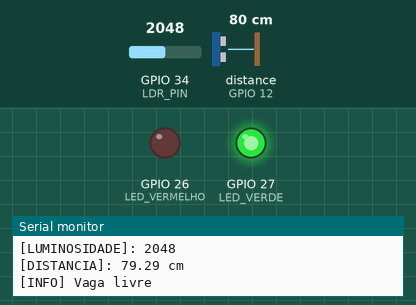
Recording of a sketch running on a simulated ESP32. Shown: output pins drawn as LEDs (lit = HIGH), the last lines printed to the serial monitor. Wiring (inferred from the names in the program): ultrasonic range finder: trigger GPIO 13; echo GPIO 12. Dashed ring = blinking. The test bench sets the inputs (shaded band); at power-on: distance to the obstacle (sensor on GPIO 12) 80 cm, GPIO 34 (LDR_PIN) = 2048. The echo pulse lasts 58.3 µs per cm; pins used as bus, display or sensor lines are not drawn.

Above: at 0.76 s.
1.6 s: distance to the obstacle (sensor on GPIO 12) set to 9 cm
4.0 s: GPIO 34 (LDR_PIN) set to 551
7.0 s: GPIO 34 (LDR_PIN) set to 457
10.0 s: distance to the obstacle (sensor on GPIO 12) set to 7 cm
At 10.4 s:
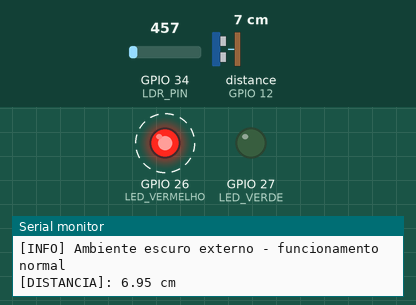
13.0 s: distance to the obstacle (sensor on GPIO 12) set to 4 cm
At 14.8 s:
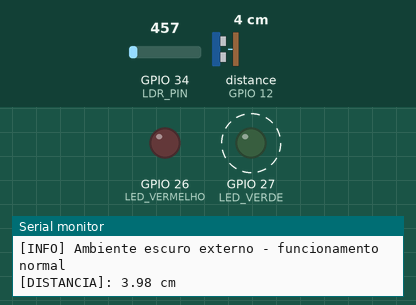
Timing chart, 0 to 17.0 s (numbered marks = the images above; inputs shaded):
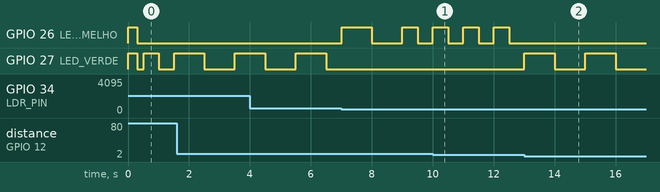

Measured:
- the behaviour switches between 6 and 5 cm on distance to the obstacle (sensor on GPIO 12) (found by bisection; images 1 and 2)
- after the input at 10.0 s, GPIO 26 (LED_VERMELHO): alternates HIGH for 0.50 s and LOW for 0.50 s, starting after 1.0 s
- after the input at 13.0 s, GPIO 26 (LED_VERMELHO): stops changing and stays LOW; GPIO 27 (LED_VERDE): alternates HIGH for 1.0 s and LOW for 1.0 s, starting at once

The sketch:

codigo.ino
```cpp
#include "esp_system.h"

#define TRIG_PIN 13
#define ECHO_PIN 12
#define LED_VERMELHO 26
#define LED_VERDE 27
#define LDR_PIN 34

// true = garagem aberta
// false = garagem fechada
#define GARAGEM_ABERTA true

#define ESTADO_ERRO -1
#define ESTADO_LIVRE 0
#define ESTADO_OCUPADA 1

#define DIST_MIN_CARRO 5
#define DIST_MAX_CARRO 20
#define TEMPO_CONFIRMACAO 5000
#define TIMEOUT_SENSOR 5000
#define INTERVALO_LEITURA 500

#define LIMITE_LUZ 500

unsigned long ultimaRespostaSensor = 0;
unsigned long ultimaLeitura = 0;
unsigned long tempoInicioDeteccao = 0;
unsigned long ultimoPiscar = 0;

bool objetoDetectado = false;
int ultimoEstadoLogado = -999;

void logInfo(const char* msg){
    Serial.print("[INFO] ");
    Serial.println(msg);
}

void logErro(const char* codigo,const char* msg,const char* acao){
    Serial.print("[");
    Serial.print(codigo);
    Serial.print("] ");
    Serial.println(msg);

    Serial.print("[AÇÃO] ");
    Serial.println(acao);
}

void testarLEDs(){
    digitalWrite(LED_VERMELHO,HIGH);
    digitalWrite(LED_VERDE,HIGH);

    delay(300);

    digitalWrite(LED_VERMELHO,LOW);
    digitalWrite(LED_VERDE,LOW);

    logInfo("Teste de LEDs concluído");
}

float medirDistancia(){

    digitalWrite(TRIG_PIN,LOW);
    delayMicroseconds(2);

    digitalWrite(TRIG_PIN,HIGH);
    delayMicroseconds(10);

    digitalWrite(TRIG_PIN,LOW);

    long duracao = pulseIn(ECHO_PIN,HIGH,30000);

    if(duracao == 0){
        return -1;
    }

    return duracao * 0.034 / 2;
}

// FUNÇÃO ATUALIZADA
void verificarLuminosidade(){

    int valorLDR = analogRead(LDR_PIN);

    Serial.print("[LUMINOSIDADE]: ");
    Serial.println(valorLDR);

    if(valorLDR < LIMITE_LUZ){

        if(GARAGEM_ABERTA){
            logInfo("Ambiente escuro externo - funcionamento normal");
        }
        else{
            logErro(
                "ERRO_06",
                "Baixa luminosidade detectada",
                "Verificar iluminacao da garagem"
            );
        }
    }
}

void verificarTimeout(){
    if(millis() - ultimaRespostaSensor > TIMEOUT_SENSOR){
        logErro(
            "ERRO_03",
            "Sensor sem resposta",
            "Verificar alimentação/cabos"
        );
    }
}

void controlarLED(int estado){

    if(millis() - ultimoPiscar >= 500){
        ultimoPiscar = millis();

        if(estado == ESTADO_OCUPADA){
            digitalWrite(LED_VERDE,LOW);
            digitalWrite(LED_VERMELHO,!digitalRead(LED_VERMELHO));
        }

        else if(estado == ESTADO_LIVRE){
            digitalWrite(LED_VERMELHO,LOW);
            digitalWrite(LED_VERDE,!digitalRead(LED_VERDE));
        }

        else{
            digitalWrite(LED_VERMELHO,!digitalRead(LED_VERMELHO));
            digitalWrite(LED_VERDE,!digitalRead(LED_VERDE));
        }
    }
}

int verificarSensor(){

    float leitura1 = medirDistancia();
    float leitura2 = medirDistancia();
    float leitura3 = medirDistancia();

    if(leitura1 == -1 || leitura2 == -1 || leitura3 == -1){
        logErro(
            "ERRO_01",
            "Sensor desconectado",
            "Verifique os fios"
        );
        return ESTADO_ERRO;
    }

    if(abs(leitura1-leitura2) > 5 || abs(leitura2-leitura3) > 5){
        logErro(
            "ERRO_02",
            "Leitura instável",
            "Verifique interferências"
        );
        return ESTADO_ERRO;
    }

    ultimaRespostaSensor = millis();

    float media = (leitura1 + leitura2 + leitura3)/3;

    Serial.print("[DISTANCIA]: ");
    Serial.print(media);
    Serial.println(" cm");

    if(media >= DIST_MIN_CARRO && media <= DIST_MAX_CARRO){

        if(!objetoDetectado){
            objetoDetectado = true;
            tempoInicioDeteccao = millis();

            logInfo("Objeto detectado -> validando...");
        }

        if(millis() - tempoInicioDeteccao >= TEMPO_CONFIRMACAO){
            return ESTADO_OCUPADA;
        }
    }
    else{
        objetoDetectado = false;
    }

    return ESTADO_LIVRE;
}

void logarMudancaEstado(int estado){

    if(estado != ultimoEstadoLogado){

        ultimoEstadoLogado = estado;

        switch(estado){

            case ESTADO_OCUPADA:
                logInfo("Carro confirmado -> vaga ocupada");
                break;

            case ESTADO_LIVRE:
                logInfo("Vaga livre");
                break;

            case ESTADO_ERRO:
                logInfo("Sistema em estado de erro");
                break;
        }
    }
}

void setup(){

    Serial.begin(115200);

    pinMode(TRIG_PIN,OUTPUT);
    pinMode(ECHO_PIN,INPUT);

    pinMode(LED_VERMELHO,OUTPUT);
    pinMode(LED_VERDE,OUTPUT);

    pinMode(LDR_PIN,INPUT);

    logInfo("Sistema iniciado");

    testarLEDs();

    if(esp_reset_reason() != ESP_RST_POWERON){
        logErro(
            "ERRO_05",
            "Reboot inesperado",
            "Verificar fonte do ESP32"
        );
    }

    ultimaRespostaSensor = millis();
}

void loop(){

    if(millis() - ultimaLeitura >= INTERVALO_LEITURA){

        ultimaLeitura = millis();

        verificarTimeout();

        verificarLuminosidade();

        int estadoAtual = verificarSensor();

        logarMudancaEstado(estadoAtual);

        controlarLED(estadoAtual);
    }
}
```
